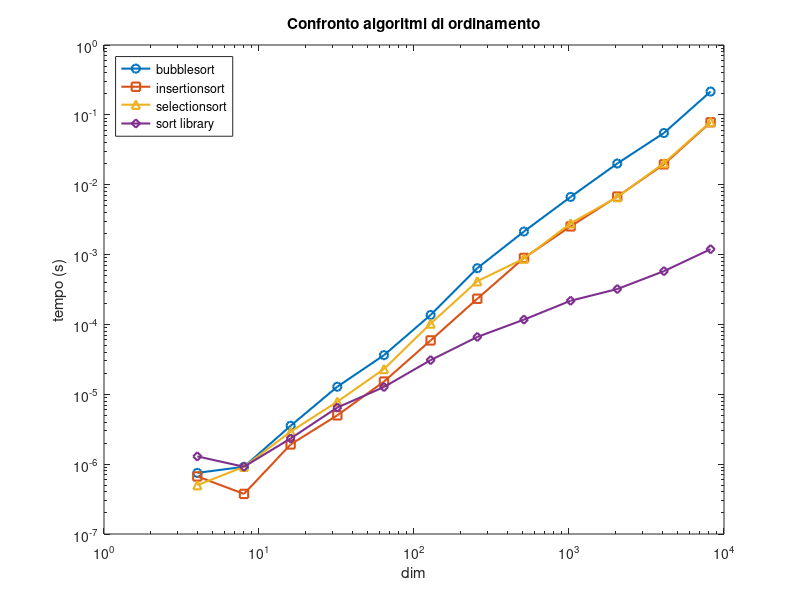

MATLAB code to generate this figure:
%% esercitazione 4 PCS

clc
clear

dim = [4, 8, 16, 32, 64, 128, 256, 512, 1024, 2048, 4096, 8192];

t_bubble = [7.5e-07, 9.17e-07, 3.542e-06, 1.2833e-05, 3.6292e-05, 0.000136667, 0.000638375, 0.00213788, 0.00669025, 0.020111, 0.0549899, 0.215611];
t_insertion = [6.67e-07, 3.75e-07, 1.916e-06, 5e-06, 1.5208e-05, 5.9042e-05, 0.000233125, 0.00089475, 0.00253454, 0.00675546, 0.0195606, 0.0782784];
t_selection = [5e-07, 9.17e-07, 2.917e-06, 7.833e-06, 2.3e-05, 0.000102834, 0.00041525, 0.000875458, 0.00280271, 0.00665183, 0.0203598, 0.0796053];
t_std = [1.291e-06, 9.17e-07, 2.333e-06, 6.459e-06, 1.2708e-05, 3.0833e-05, 6.6167e-05, 0.000117125, 0.000218292,0.000320917, 0.000579166, 0.00119408];


figure;
loglog(dim, t_bubble, '-o', 'LineWidth', 1.5); hold on;
loglog(dim, t_insertion, '-s', 'LineWidth', 1.5);
loglog(dim, t_selection, '-^', 'LineWidth', 1.5);
loglog(dim, t_std, '-d', 'LineWidth', 1.5);

xlabel('dim');
ylabel('tempo (s)');
legend('bubblesort', 'insertionsort', 'selectionsort', 'sort library', 'Location', 'northwest');
title('Confronto algoritmi di ordinamento');
